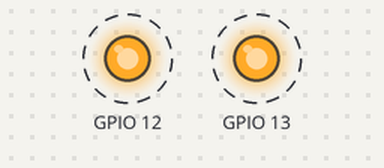
Recording of a sketch running on a simulated ESP32. Parts: output pins drawn as LEDs (lit = HIGH). Dashed ring = blinking.

Above: at 0.12 s.
Timing chart, 0 to 3.0 s (numbered marks = the images above):
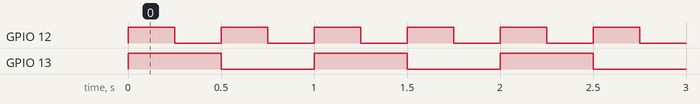

The sketch:

esp32_freertos_struct_for_func.ino
```cpp
typedef struct data{
  byte pin;
  int ms;
}LED;

LED LED1={13,500};
LED LED2={12,250};

void taskA(void *pdParam)
{
  LED *led=(LED*)pdParam;
  byte pin=led->pin;
  int ms=led->ms;
  pinMode(pin,OUTPUT);
  while(1)
  {
    digitalWrite(pin,!digitalRead(pin));
    vTaskDelay(ms/portTICK_PERIOD_MS);
  }
}
void setup() {
  xTaskCreate(taskA,"Task LED1",1000,(void*)&LED1,1,NULL);
  xTaskCreate(taskA,"Task LED2",1000,(void*)&LED2,1,NULL);

}

void loop() {
  // put your main code here, to run repeatedly:

}
```

Measured:
- by itself, GPIO 12: alternates HIGH for 0.25 s and LOW for 0.25 s
- by itself, GPIO 13: alternates HIGH for 0.50 s and LOW for 0.50 s
- by itself, everything shown: repeats every 1.0 s, in 4 steps
